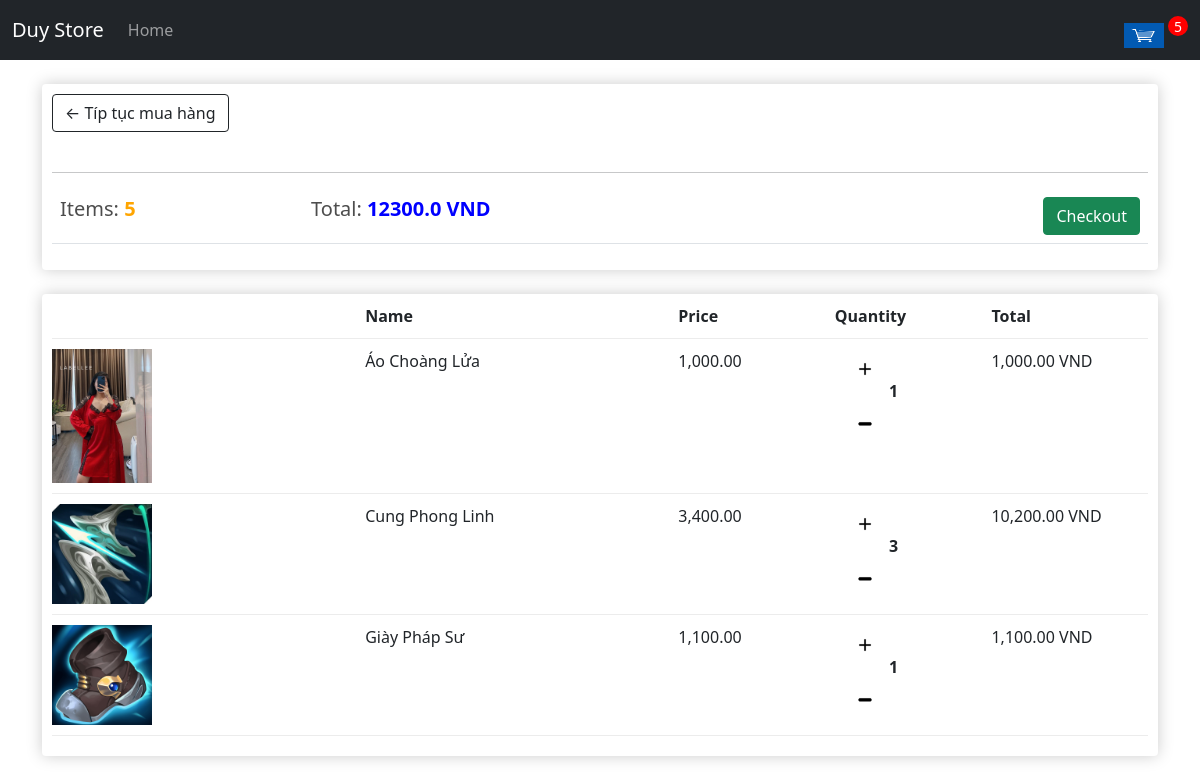
Before: /cart (signed in) with the older database file.
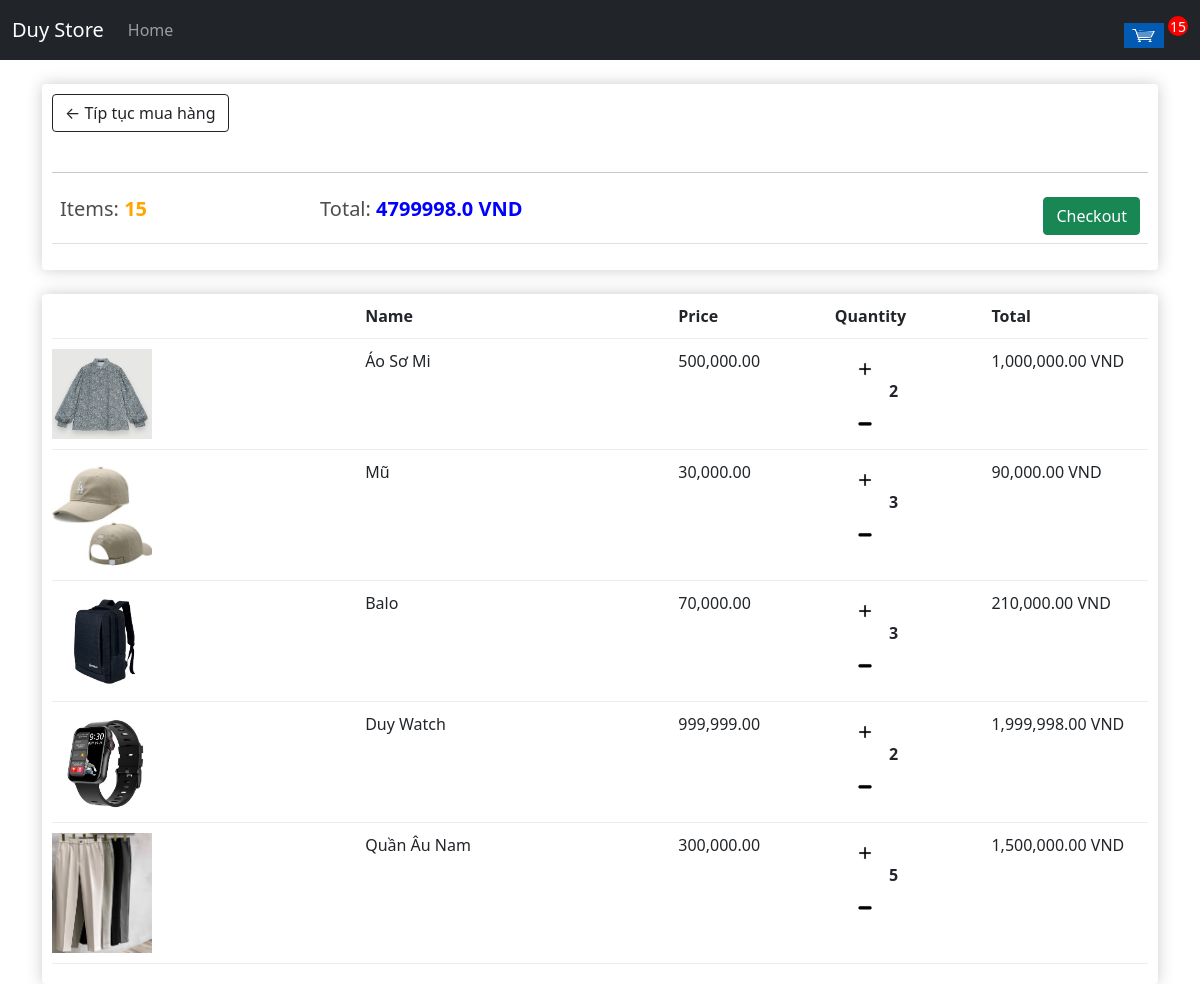
After: the same page with the newer database file.
### store/models.py (models this page shows, shortened)
class Order(models.Model):
    customer = models.ForeignKey(Customer, on_delete=models.SET_NULL, null=True, blank=True)
    dateOrdered = models.DateTimeField(auto_now_add=True)
    complete = models.BooleanField(default=False)
    transactionId = models.CharField(max_length=200, null=True)
    @property
    def getTotalBill(self):
        orderItems = self.orderitem_set.all()
        total = sum([i.totalBill for i in orderItems])
        return (total)
    @property
    def getTotalItem(self):
        orderItems = self.orderitem_set.all()
        return (sum([i.quantity for i in orderItems]))

class OrderItem(models.Model):
    product = models.ForeignKey(Product, on_delete=models.SET_NULL, null=True, blank= True)
    order = models.ForeignKey(Order, on_delete=models.SET_NULL, null=True, blank= True)
    quantity = models.IntegerField(default=0, null=True, blank=True)
    dateAdded = models.DateTimeField(auto_now_add=True)
    @property
    def totalBill(self):
        return (self.product.price * self.quantity)
    @property
    def formatCur(self):
        amount = self.totalBill
        currency = "{:20,.2f}".format(amount)
        return currency

class Product(models.Model):
    name = models.CharField(max_length=200)
    price = models.FloatField()
    image = models.ImageField(null= True, blank= True)
    @property
    def imageUrl(self):
        try:
            url = self.image.url
        except:
            url = ''
        return url
    @property
    def formatCur(self):
        amount = self.price
        currency = "{:20,.2f}".format(amount)
        return currency

### store/views.py (the view, shortened to what this page needs)
# urls.py: path('cart', views.cart, name="cart"),
def cart(req):
    if req.user.is_authenticated:
        customer = req.user.customer
        order, created = Order.objects.get_or_create(customer = customer, complete = False)
        items = order.orderitem_set.all()
        countItem = order.getTotalItem
    context = {
        "items" : items,
        "order" : order,
        "countItem": countItem
        }
    return render(req, 'store/cart.html', context)

### store/templates/store/cart.html
{% extends 'store/main.html' %}
{% load static %}
{% block content %}
<div class="row">
    <div class="col-lg-12">
        <div class="box-element">
            <a class='btn btn-outline-dark' href="{% url 'store' %}">&#x2190; Típ tục mua hàng</a>
            <br> <br> <hr>
            <table class="table">
                <tr>
                    <th><h5>Items: <strong style="color: orange;">{{order.getTotalItem}} </strong></h5></th>
                    <th><h5>Total: <strong style="color: blue;">{{order.getTotalBill}} VND</strong></h5></th>
                    <th><a href="{% url 'checkout' %}" class="btn btn-success" style="float: right;">Checkout</a></th>
                </tr>
            </table>
        </div> <br>
        <div class="box-element">
            <div class="cart-row">
                <div style="flex: 2;"></div>
                <div style="flex: 2;"> <strong> Name </strong></div>
                <div style="flex: 1;"> <strong> Price </strong></div>
                <div style="flex: 1;"> <strong> Quantity </strong></div>
                <div style="flex: 1;"> <strong> Total </strong></div>
            </div>
            {% for item in items %}
            <div class="cart-row">
                <div style="flex: 2;"><img class="row-image" src="{{item.product.imageUrl }}" alt=""></div>
                <div style="flex: 2;">{{ item.product.name}}</div>
                <div style="flex: 1;">{{ item.product.formatCur}}</div>
                <div style="flex: 1;">
                    <div class="quantity">
                        <img class="chg-quantity btn_update" data-id="{{item.product.id}}" data-action="add" src="{% static 'images/plus_icon.png' %}" alt="">
                      <br>
                        <img class="chg-quantity btn_update" data-id="{{item.product.id}}" data-action="remove" src="{% static 'images/minus_icon.png' %}" alt="">
                    </div>
                    <div class="quantity">{{item.quantity}}</div>
                </div>
                <div style="flex: 1;">{{ item.formatCur }} VND</div>
            </div>
            {% endfor %}
{% endblock content %}

### store/templates/store/main.html (shortened to what this page needs)
<!DOCTYPE html>
{% load static %}
<html lang="en">
<head>
    <link rel="stylesheet" href="{% static 'css/styles.css' %}">
</head>
    <link href="https://cdn.jsdelivr.net/npm/bootstrap@5.1.3/dist/css/bootstrap.min.css" rel="stylesheet">
<body>
<nav class="navbar navbar-expand-lg navbar-dark bg-dark">
    <div class="container-fluid">
      <a class="navbar-brand" href="{% url 'main' %}">Duy Store</a>
      <div class="collapse navbar-collapse" id="navbarSupportedContent">
        <ul class="navbar-nav me-auto mb-2 mb-lg-0">
          <li class="nav-item">
            <a class="nav-link ac tive" aria-current="page" href="{% url 'store' %}">Home</a>
          </li>
        </ul>
        <div class="form-inline my-2 my-lg-0">
          <a href="{% url 'cart' %}"><img src="{% static 'images/cart.png' %}" id="cart-icon"></a>
          <p id="cart-total">{{countItem}}</p>
        </div>
      </div>
    </div>
  </nav>
    <div class="container">
      <br>
        {% block content %}{% endblock content %}
    </div>
</body>
</html>

### static/css/styles.css (style rules this page uses)
body { background-color: hsl(0, 0%, 98%); }
h1,h2,h3,h4,h5,h6 { color:hsl(0, 0%, 30%); }
.box-element { box-shadow:hsl(0, 0%, 80%) 0 0 16px; background-color: #fff; border-radius: 4px; padding: 10px; }
.bg-dark { background-color: #4f868c!important; }
#cart-icon { width:40px; height: 40px; display: inline-block; margin-left: 15px; padding-top: 15px; }
#cart-total { display: inline-block; text-align: center; color:#fff; background-color: red; width: 20px; height: 20px; border-radius: 50%; font-size: 14px; }
.col-lg-4, .col-lg-6, .col-lg-8, .col-lg-12 { margin-top: 10px; }
.btn { border-radius: 0; }
.row-image { width: 100px; }
.cart-row { display: flex; align-items: flex-stretch; padding-bottom: 10px; margin-bottom: 10px; border-bottom: 1px solid #ececec; }
.quantity { display: inline-block; font-weight: 700; padding-right:10px; }
.chg-quantity { width: 20px; cursor: pointer; display: block; margin-top: 10px; margin-left: 20px; transition:.1s; }

Changed rows visible on the page:
removed Order: getTotalItem "5", getTotalBill "12300.0"
removed OrderItem: product.imageUrl (picture), product.name "Áo Choàng Lửa", product.formatCur "1,000.00", quantity "1", formatCur "1,000.00"
removed OrderItem: product.imageUrl (picture), product.name "Cung Phong Linh", product.formatCur "3,400.00", quantity "3", formatCur "10,200.00"
removed OrderItem: product.imageUrl (picture), product.name "Giày Pháp Sư", product.formatCur "1,100.00", quantity "1", formatCur "1,100.00"
added Order: getTotalItem "15", getTotalBill "4799998.0"
added OrderItem: product.imageUrl (picture), product.name "Áo Sơ Mi", product.formatCur "500,000.00", quantity "2", formatCur "1,000,000.00"
added OrderItem: product.imageUrl (picture), product.name "Mũ", product.formatCur "30,000.00", quantity "3", formatCur "90,000.00"
added OrderItem: product.imageUrl (picture), product.name "Balo", product.formatCur "70,000.00", quantity "3", formatCur "210,000.00"
added OrderItem: product.imageUrl (picture), product.name "Duy Watch", product.formatCur "999,999.00", quantity "2", formatCur "1,999,998.00"
added OrderItem: product.imageUrl (picture), product.name "Quần Âu Nam", product.formatCur "300,000.00", quantity "5", formatCur "1,500,000.00"
Other visible differences:
{{ countItem }}: "5" → "15"
